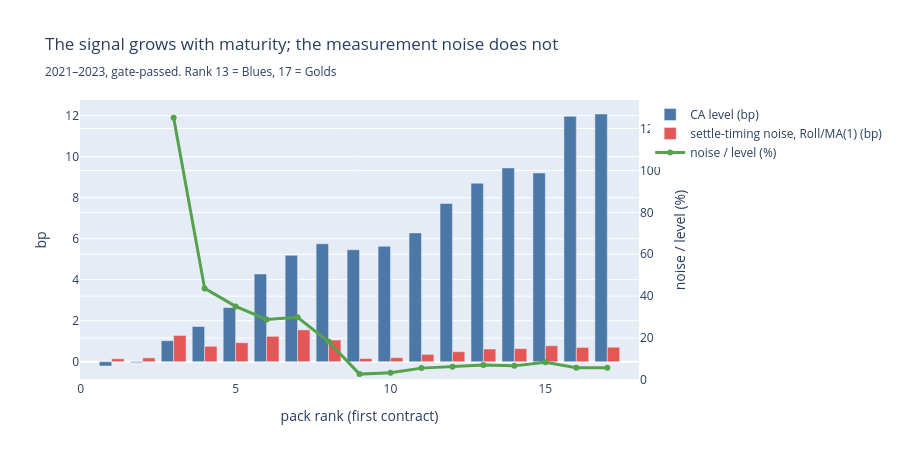

Write notebook code for a chart like this one.
### Code cell
_f = go.Figure()
_f.add_trace(go.Bar(x=NOISE["rank"], y=NOISE["CA_level_bp"], name="CA level (bp)",
                    marker_color="#4C78A8"))
_f.add_trace(go.Bar(x=NOISE["rank"], y=NOISE["noise_roll_bp"],
                    name="settle-timing noise, Roll/MA(1) (bp)", marker_color="#E45756"))
_f.add_trace(go.Scatter(x=NOISE["rank"], y=NOISE["noise/level %"], name="noise / level (%)",
                        yaxis="y2", mode="lines+markers", line=dict(color="#54A24B", width=3)))
_f.update_layout(
    title="The signal grows with maturity; the measurement noise does not<br>"
          "<sub>2021–2023, gate-passed. Rank 13 = Blues, 17 = Golds</sub>",
    xaxis_title="pack rank (first contract)", yaxis_title="bp",
    yaxis2=dict(title="noise / level (%)", overlaying="y", side="right", rangemode="tozero"),
    barmode="group", height=460)
_f

### Figure 1 — Plotly figure (JSON) as saved in the notebook; plotly's stock layout.template omitted (floating-point values rounded to 4 significant figures)
{"data": [{"marker": {"color": "#4C78A8"}, "name": "CA level (bp)", "type": "bar", "x": [1, 2, 3, 4, 5, 6, 7, 8, 9, 10, 11, 12, 13, 14, 15, 16, 17], "y": [-0.2099, -0.04518, 1.024, 1.716, 2.64, 4.28, 5.189, 5.755, 5.463, 5.63, 6.282, 7.722, 8.706, 9.456, 9.207, 11.97, 12.09]}, {"marker": {"color": "#E45756"}, "name": "settle-timing noise, Roll/MA(1) (bp)", "type": "bar", "x": [1, 2, 3, 4, 5, 6, 7, 8, 9, 10, 11, 12, 13, 14, 15, 16, 17], "y": [0.1422, 0.1859, 1.281, 0.7503, 0.9275, 1.236, 1.552, 1.056, 0.1539, 0.195, 0.356, 0.4872, 0.6183, 0.6378, 0.7767, 0.6943, 0.7059]}, {"line": {"color": "#54A24B", "width": 3}, "mode": "lines+markers", "name": "noise / level (%)", "type": "scatter", "x": [1, 2, 3, 4, 5, 6, 7, 8, 9, 10, 11, 12, 13, 14, 15, 16, 17], "y": [NaN, NaN, 125.1, 43.71, 35.13, 28.88, 29.9, 18.35, 2.817, 3.463, 5.667, 6.31, 7.102, 6.744, 8.436, 5.8, 5.841], "yaxis": "y2"}], "layout": {"barmode": "group", "height": 460, "title": {"text": "The signal grows with maturity; the measurement noise does not<br><sub>2021–2023, gate-passed. Rank 13 = Blues, 17 = Golds</sub>"}, "xaxis": {"title": {"text": "pack rank (first contract)"}}, "yaxis": {"title": {"text": "bp"}}, "yaxis2": {"overlaying": "y", "rangemode": "tozero", "side": "right", "title": {"text": "noise / level (%)"}}}}
